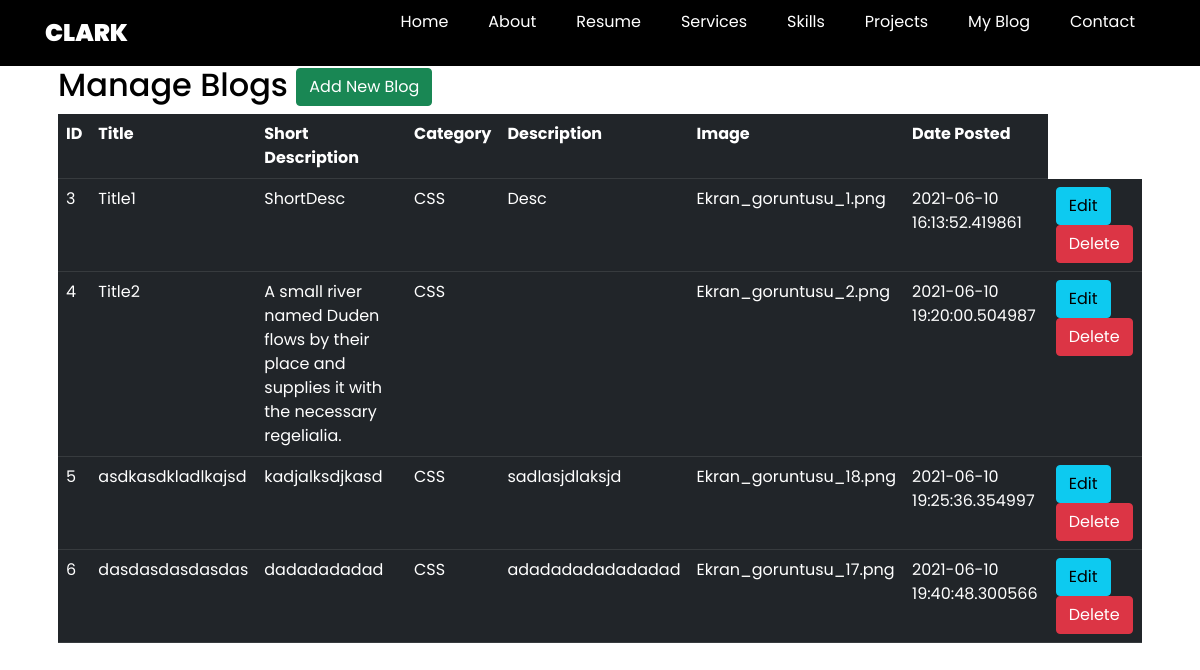
Before: /admin-blog-list with the older database file.
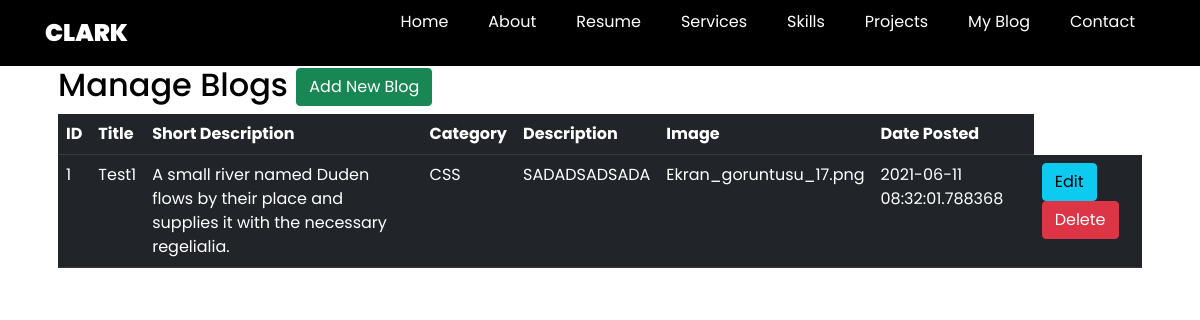
After: the same page with the newer database file.
### PortfolioProject/models.py (models this page shows, shortened)
class Blog(db.Model):
    __tablename__ = 'blog'
    id = db.Column(db.Integer, primary_key=True)
    title = db.Column(db.String(100), nullable=False)
    date_posted = db.Column(db.DateTime, default=datetime.utcnow)
    short_description = db.Column(db.String(100), nullable=False)
    description = db.Column(db.Text, nullable=False)
    image = db.Column(db.String(20), default='uploads/default.jpeg')
    category = db.Column(db.Integer, db.ForeignKey('blogcategory.id'), nullable=False)

class BlogCategory(db.Model):
    __tablename__ = 'blogcategory'
    id = db.Column(db.Integer, primary_key=True)
    title = db.Column(db.String(100), nullable=False)
    category = db.relationship(Blog, backref='blogcategories', lazy=True, cascade='all,delete')

### PortfolioProject/controlers.py (the view)
@app.route('/admin-blog-list')
def blog_list():
    blogs = Blog.query.all()
    return render_template('admin/blog-list.html', blogs=blogs)

### PortfolioProject/templates/admin/blog-list.html
{% extends 'admin/base.html' %} {% block content %}
<div class="container" style="position: relative; top: 50px;">
    <div class="row">
        <div class="col md-12">
            <div class="jumbotron p-3">
                <h2>Manage Blogs
                    <a href="{{url_for('blog_add')}}"> <button type="button" class="btn btn-success float-right" data-toggle="modal" data-target="#mymodal">Add New Blog</button></a>
                </h2>
                <table class="table table-hover table-dark">
                    <tr>
                        <th>ID</th>
                        <th>Title</th>
                        <th>Short Description</th>
                        <th>Category</th>
                        <th>Description</th>
                        <th>Image</th>
                        <th>Date Posted</th>
                    </tr>
                    {% for blog in blogs %}
                    <tr>
                        <td>{{blog.id}}</td>
                        <td>{{blog.title}}</td>
                        <td>{{blog.short_description}}</td>
                        <td>{{blog.blogcategories.title}}</td>
                        <td>{{blog.description}}</td>
                        <td>{{blog.image}}</td>
                        <td>{{blog.date_posted}}</td>
                        <td>
                            <a href="{{url_for('blog_edit', id=blog.id)}}" class="btn btn-info btn-xs">Edit</a>
                            <a href="{{url_for('blog_delete', id=blog.id)}}" class="btn btn-danger btn-xs" onclick="return confirm('Are You Sure To Delete?')">Delete</a>
                        </td>
                    </tr>
                    {% endfor %}
                </table>
            </div>
        </div>
    </div>
</div>
{% endblock %}

### PortfolioProject/templates/admin/base.html (shortened to what this page needs)
<!DOCTYPE html>
<html lang="en">
<head>
    <link rel="stylesheet" href="https://cdnjs.cloudflare.com/ajax/libs/font-awesome/5.15.3/css/all.min.css" />
    <link rel="stylesheet" href="{{url_for('static', filename = 'css/style.css')}}">
    <link rel="stylesheet" href="https://cdn.jsdelivr.net/npm/bootstrap@5.0.1/dist/css/bootstrap.min.css">
</head>
<body>
    {% include 'admin/includes/navbar.html' %} {% block content %} {% endblock %}
</body>
</html>

### PortfolioProject/templates/admin/includes/navbar.html (shortened to what this page needs)
<!DOCTYPE html>
<html lang="en">
<head>
    <link rel="stylesheet" href="https://cdnjs.cloudflare.com/ajax/libs/font-awesome/5.15.3/css/all.min.css" />
    <link rel="stylesheet" href="{{url_for('static', filename = 'css/style.css')}}">
</head>
<body style="background-color: white; color: black;">
    <header>
        <div class="head " style="position:relative;">
            <div class="header">
                <div class="header-nav">
                    <div class="header-logo">
                        <a href="#index.html">Clark</a>
                    </div>
                    <div class="header-list">
                        <ul>
                            <a href="">
                                <li>Home</li>
                        </a>
                        <a href="#about"  class="smooth">
                            <li class="smooth">About</li>
                        </a>
                        <a href="#resume"  class="smooth">
                            <li class="smooth">Resume</li>
                        </a>
                        <a href="#services"  class="smooth">
                            <li class="smooth">Services</li>
                        </a>
                        <a href="#skils"  class="smooth">
                            <li class="smooth">Skills</li>
                        </a>
                        <a href="{{url_for ('blog_list')}}"  class="smooth">
                            <li class="smooth">Projects</li>
                        </a>
                        <a href="#blog"  class="smooth">
                            <li class="smooth">My Blog</li>
                        </a>
                        <a href="#contact"  class="smooth">
                            <li class="smooth">Contact</li>
                        </a>
                    </ul>
                    </div>
                </div>
            </div>
    </header>
</body>
</html>

### PortfolioProject/static/css/style.css (style rules this page uses)
* { box-sizing: border-box; margin: 0; font-family: 'Poppins', sans-serif; background-color: transparent; }
body { background-color: black; color: white; }
a { text-decoration: none; color: #fff; }
header { background-color: black; width: 100%; }
.header { background-color: #000000; position: fixed; z-index: 1; display: flex; justify-content: center; width: 100%; height: 66px; }
.header .header-nav { display: flex; }
.header .header-nav .header-logo { width: 10%; height: 100%; display: flex; justify-content: flex-start; margin: 0; }
.header .header-nav .header-logo a { padding-top: .7rem; padding-bottom: .7rem; margin: 0 16px 0 0; font-weight: 900; font-size: 24px; line-height: 43.2px; text-transform: uppercase; color: #fff; }
.header .header-nav .header-list { display: inline-block; width: 90%; min-width: 1011px; height: 52px; display: flex; align-items: center; justify-content: flex-end; font-size: 16px; font-weight: 400; line-height: 28.8px; }
.header .header-nav .header-list ul { display: flex; list-style: none; }
.header .header-nav .header-list a { position: relative; }
.header .header-nav .header-list li { font-size: 16px; padding-top: 1.3rem; padding-bottom: 0.7rem; padding-left: 20px; padding-right: 20px; color: #fff; }
.footer .footer-container a, li { font-size: 16px; line-height: 28.8px; font-weight: 400; color: rgba(255, 255, 255, .7); }

Changed rows visible on the page:
removed Blog: id "3", title "Title1", short_description "ShortDesc", blogcategories "CSS", description "Desc", image "Ekran_goruntusu_1.png", date_posted "2021-06-10 16:13:52.419861"
removed Blog: id "4", title "Title2", short_description "A small river named Duden flows by their place and supplies it with the necessary regelialia.", blogcategories "CSS", image "Ekran_goruntusu_2.png", date_posted "2021-06-10 19:20:00.504987"
removed Blog: id "5", title "asdkasdkladlkajsd", short_description "kadjalksdjkasd", blogcategories "CSS", description "sadlasjdlaksjd", image "Ekran_goruntusu_18.png", date_posted "2021-06-10 19:25:36.354997"
removed Blog: id "6", title "dasdasdasdasdas", short_description "dadadadadad", blogcategories "CSS", description "adadadadadadadad", image "Ekran_goruntusu_17.png", date_posted "2021-06-10 19:40:48.300566"
added Blog: id "1", title "Test1", short_description "A small river named Duden flows by their place and supplies it with the necessary regelialia.", blogcategories "CSS", description "SADADSADSADA", image "Ekran_goruntusu_17.png", date_posted "2021-06-11 08:32:01.788368"
